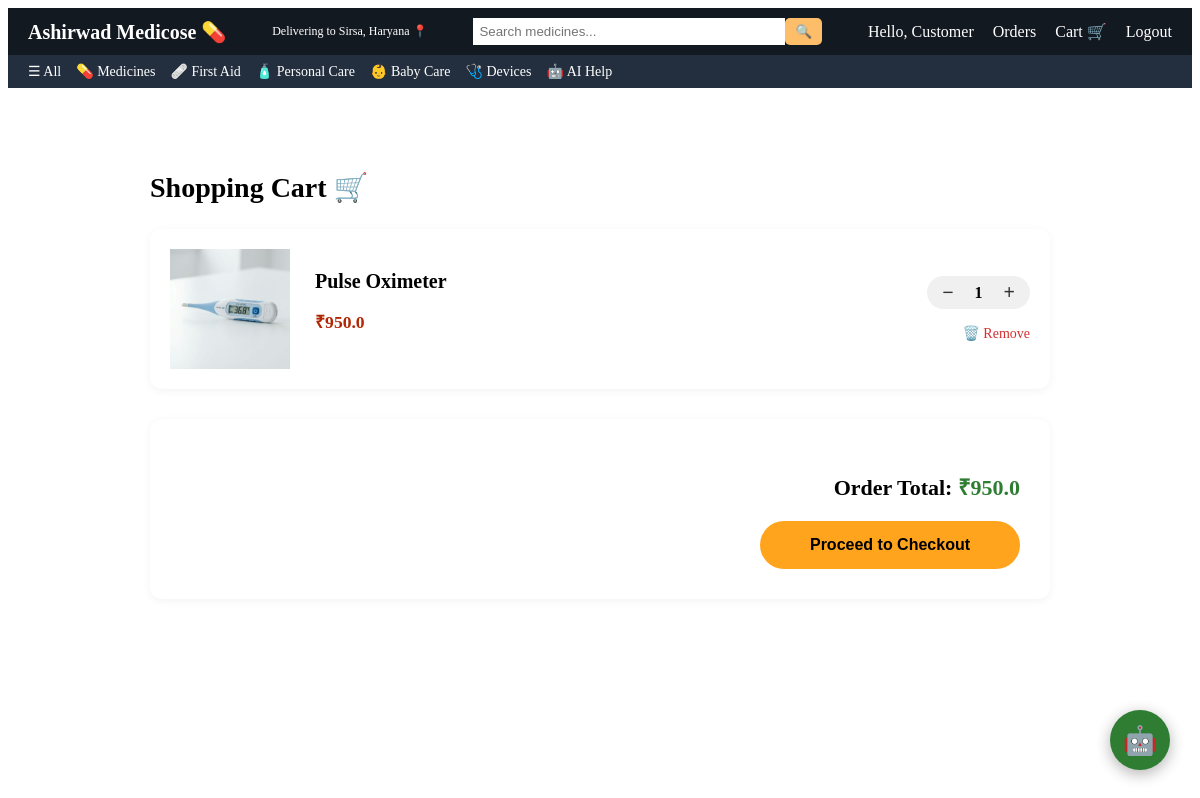
Page /cart/ (signed in) on the earlier database version.
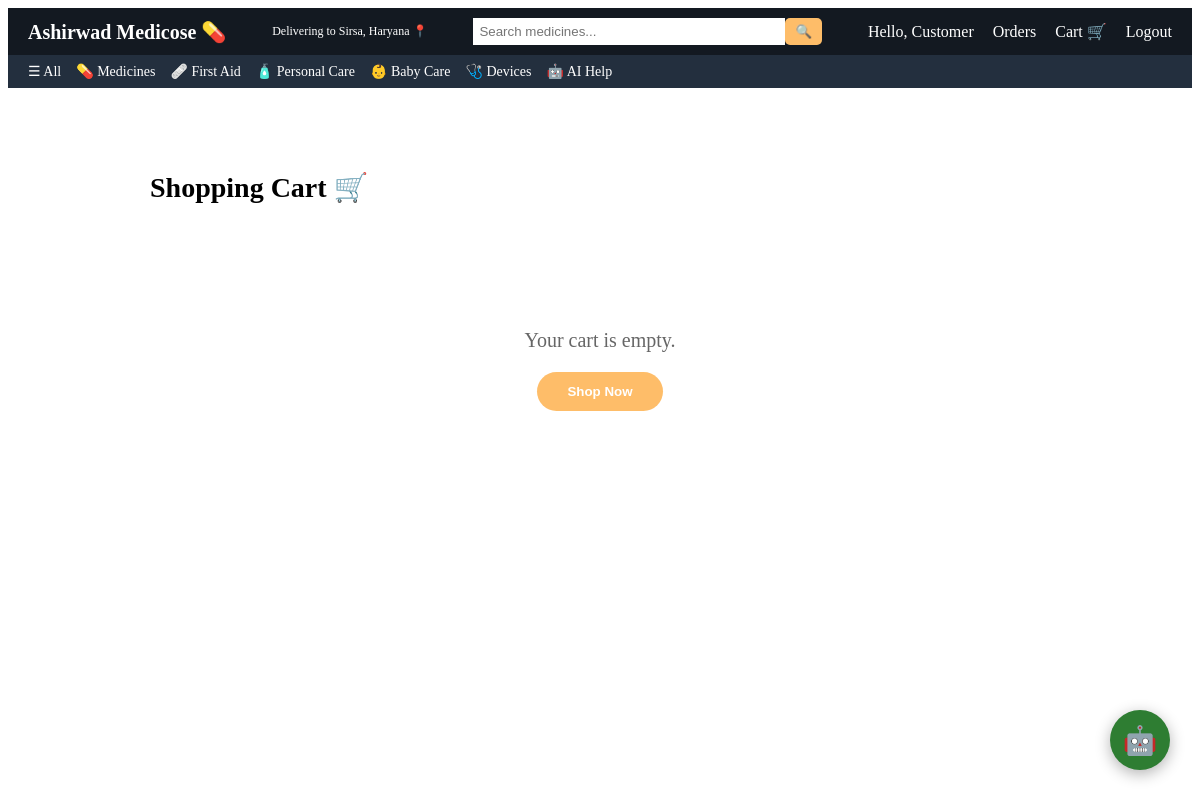
Same page on the later database version.
### store/models.py (models this page shows, shortened)
class Cart(models.Model):
    user = models.ForeignKey(User, on_delete=models.CASCADE)
    product = models.ForeignKey(Product, on_delete=models.CASCADE)
    quantity = models.PositiveIntegerField(default=1)
    def subtotal(self):
        return self.product.discounted_price * self.quantity

class Product(models.Model):
    CATEGORY_CHOICES = [
        ('baby', 'Baby Care'),
        ('firstaid', 'First Aid'),
        ('personal', 'Personal Care'),
        ('medicine', 'Medicines'),
        ('device', 'Health Devices'),
    ]
    name = models.CharField(max_length=200)
    description = models.TextField()
    price = models.FloatField()
    discount_percentage = models.FloatField(default=0.0)  # ✅ NEW
    stock_quantity = models.PositiveIntegerField(default=10)  # ✅ NEW
    category = models.CharField(max_length=20, choices=CATEGORY_CHOICES, default='medicine')
    image = models.ImageField(upload_to='products/', null=True, blank=True)
    expiry_date = models.DateField(null=True, blank=True)
    @property
    def discounted_price(self):
        return self.price * (1 - self.discount_percentage / 100)

### store/views.py (the view)
# urls.py: path('cart/', views.cart_view, name='cart'),
@login_required
def cart_view(request):
    items = Cart.objects.filter(user=request.user)
    total = sum(item.subtotal() for item in items)
    return render(request, 'cart.html', {
        'items': items,
        'total': total
    })

### store/templates/cart.html
{% extends "base.html" %}
{% block content %}
<div class="cart-container" style="max-width: 900px; margin: 40px auto; padding: 20px;">
    <h2 style="font-size: 28px; margin-bottom: 25px;">Shopping Cart 🛒</h2>
    {% for item in items %}
    <div class="cart-card" style="display: flex; background: white; padding: 20px; border-radius: 12px; margin-bottom: 15px; box-shadow: 0 2px 10px rgba(0,0,0,0.05); align-items: center;">
        <div style="width: 120px; height: 120px; display: flex; align-items: center; justify-content: center; background: #f9f9f9; border-radius: 8px; margin-right: 25px;">
            {% if item.product.image %}
                <img src="{{ item.product.image.url }}" style="max-width: 100%; max-height: 100%; object-fit: contain;">
            {% else %}
                <span style="font-size: 40px;">💊</span>
            {% endif %}
        </div>
        <div style="flex: 1;">
            <h3 style="margin: 0 0 10px 0; font-size: 20px;">{{ item.product.name }}</h3>
            <p style="margin-bottom: 15px;">
                {% if item.product.discount_percentage > 0 %}
                    <span class="mrp-strikethrough">MRP: ₹{{ item.product.price }}</span>
                    <span class="discount-red">(-{{ item.product.discount_percentage }}%)</span><br>
                    <span class="price">₹{{ item.product.discounted_price|floatformat:2 }}</span>
                {% else %}
                    <span class="price">₹{{ item.product.price }}</span>
                {% endif %}
            </p>
        </div>
        <div style="text-align: right;">
            <div class="qty" style="display: flex; align-items: center; gap: 15px; margin-bottom: 15px; background: #f0f0f0; padding: 5px 15px; border-radius: 20px; justify-content: center;">
                <a href="{% url 'update_cart_quantity' item.id 'decrease' %}" style="text-decoration: none; font-size: 20px; color: #333; font-weight: bold;">−</a>
                <span style="font-weight: bold; min-width: 20px; text-align: center;">{{ item.quantity }}</span>
                <a href="{% url 'update_cart_quantity' item.id 'increase' %}" style="text-decoration: none; font-size: 20px; color: #333; font-weight: bold;">+</a>
            </div>
            <a href="{% url 'remove_from_cart' item.id %}" style="color: #d32f2f; text-decoration: none; font-size: 14px;">🗑️ Remove</a>
        </div>
    </div>
    {% empty %}
    <div style="text-align: center; padding: 80px; background: white; border-radius: 12px;">
        <p style="font-size: 20px; color: #666; margin-bottom: 20px;">Your cart is empty.</p>
        <a href="{% url 'products' %}"><button style="padding: 12px 30px; background: #febd69; border-radius: 20px; font-weight: bold; border: none; cursor: pointer;">Shop Now</button></a>
    </div>
    {% endfor %}
    {% if items %}
    <div style="background: white; padding: 30px; border-radius: 12px; margin-top: 30px; text-align: right; box-shadow: 0 2px 10px rgba(0,0,0,0.05);">
        <h3 style="margin-bottom: 20px; font-size: 22px;">Order Total: <span style="color: #2e7d32;">₹{{ total }}</span></h3>
        <a href="{% url 'checkout' %}">
            <button style="padding: 15px 50px; background: #ffa41c; color: black; border-radius: 25px; font-weight: bold; border: none; font-size: 16px; cursor: pointer;">Proceed to Checkout</button>
        </a>
    </div>
    {% endif %}
</div>
{% endblock %}

Differences in the rows shown:
removed Cart: product.image (picture), product.name "Pulse Oximeter", product.price "950.0", quantity "1"
Other differences:
{{ total }}: "950.0" → (not shown)
text no longer shown: "Order Total: ₹ Proceed to Checkout"
text now shown: "Your cart is empty. Shop Now"
